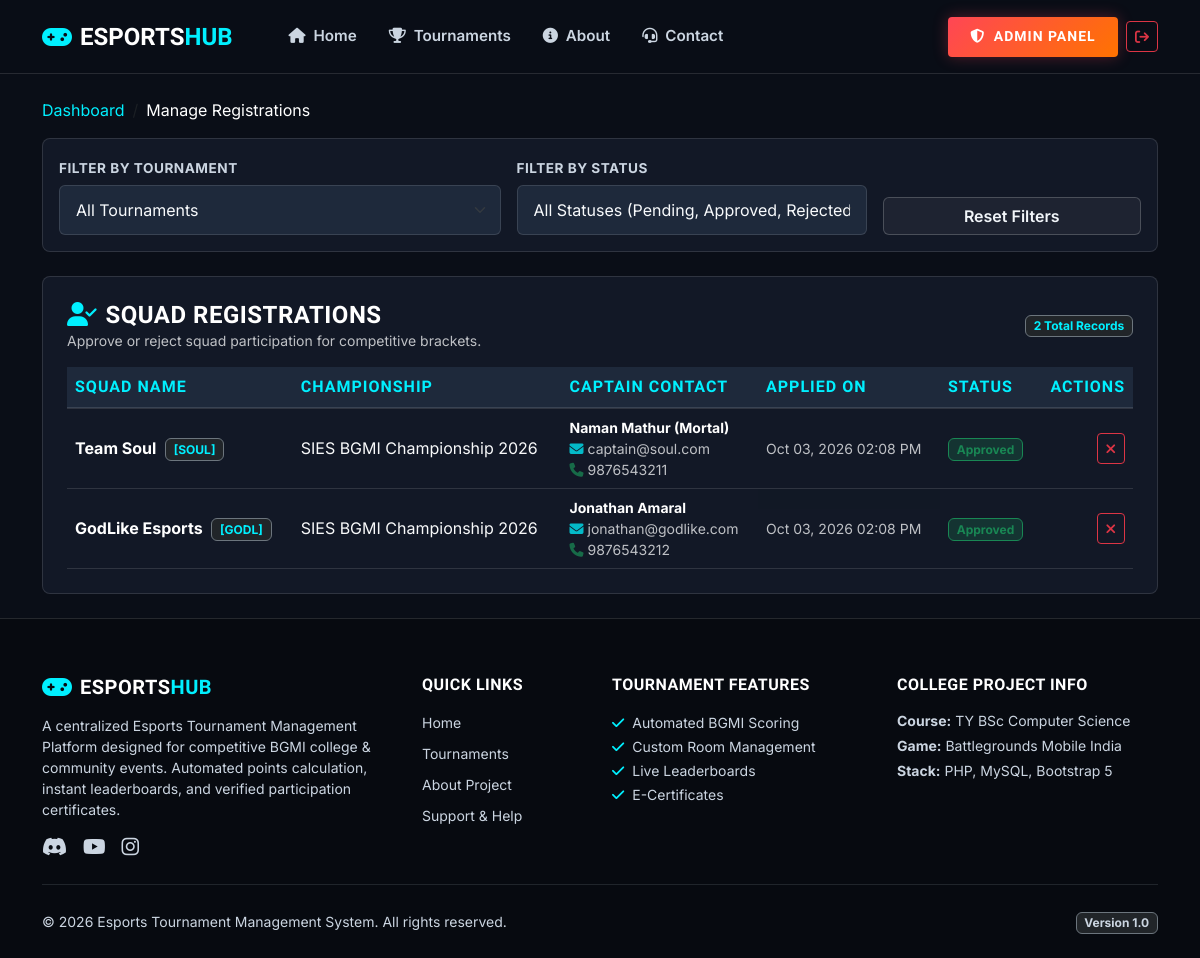
/admin/registrations.php (signed in), run on the app's committed database.
### tables this page shows
CREATE TABLE IF NOT EXISTS `tournament_registrations` (
    `id` INT AUTO_INCREMENT PRIMARY KEY,
    `tournament_id` INT NOT NULL,
    `team_id` INT NOT NULL,
    `status` ENUM('pending', 'approved', 'rejected') NOT NULL DEFAULT 'pending',
    `registered_at` TIMESTAMP DEFAULT CURRENT_TIMESTAMP,
    `approved_at` TIMESTAMP NULL DEFAULT NULL,
    CONSTRAINT `fk_reg_tournament` FOREIGN KEY (`tournament_id`) REFERENCES `tournaments` (`id`) ON DELETE CASCADE,
    CONSTRAINT `fk_reg_team` FOREIGN KEY (`team_id`) REFERENCES `teams` (`id`) ON DELETE CASCADE,
    UNIQUE KEY `unique_reg_team_tourney` (`tournament_id`, `team_id`)
);

CREATE TABLE IF NOT EXISTS `teams` (
    `id` INT AUTO_INCREMENT PRIMARY KEY,
    `team_name` VARCHAR(100) NOT NULL UNIQUE,
    `team_tag` VARCHAR(10) NOT NULL,
    `logo` VARCHAR(255) DEFAULT 'default_team.png',
    `captain_id` INT NOT NULL,
    `created_at` TIMESTAMP DEFAULT CURRENT_TIMESTAMP,
    CONSTRAINT `fk_teams_captain` FOREIGN KEY (`captain_id`) REFERENCES `users` (`id`) ON DELETE CASCADE
);

CREATE TABLE IF NOT EXISTS `tournaments` (
    `id` INT AUTO_INCREMENT PRIMARY KEY,
    `tournament_name` VARCHAR(150) NOT NULL,
    `game` VARCHAR(50) NOT NULL DEFAULT 'BGMI',
    `description` TEXT DEFAULT NULL,
    `tournament_type` ENUM('public', 'private') NOT NULL DEFAULT 'public',
    `access_code` VARCHAR(50) DEFAULT NULL,  
    `max_teams` INT NOT NULL DEFAULT 16,
    `registration_start` DATE NOT NULL,
    `registration_end` DATE NOT NULL,
    `tournament_date` DATE NOT NULL,
    `status` ENUM('upcoming', 'registration_open', 'registration_closed', 'ongoing', 'completed', 'cancelled') NOT NULL DEFAULT 'upcoming',
    `banner` VARCHAR(255) DEFAULT 'default_banner.jpg',
    `rules` TEXT DEFAULT NULL,
    `kill_points_rate` INT NOT NULL DEFAULT 1,  
    `created_by` INT NOT NULL,
    `created_at` TIMESTAMP DEFAULT CURRENT_TIMESTAMP,
    CONSTRAINT `fk_tournaments_admin` FOREIGN KEY (`created_by`) REFERENCES `users` (`id`) ON DELETE CASCADE
);

CREATE TABLE IF NOT EXISTS `users` (
    `id` INT AUTO_INCREMENT PRIMARY KEY,
    `name` VARCHAR(100) NOT NULL,
    `email` VARCHAR(150) NOT NULL UNIQUE,
    `password` VARCHAR(255) NOT NULL,
    `phone` VARCHAR(20) DEFAULT NULL,
    `role` ENUM('admin', 'player') NOT NULL DEFAULT 'player',
    `profile_image` VARCHAR(255) DEFAULT 'default_avatar.png',
    `created_at` TIMESTAMP DEFAULT CURRENT_TIMESTAMP
);

### admin/registrations.php (the view, shortened to what this page needs)
<?php
require_once "../config/database.php";
$sql = "
    SELECT tr.*, t.tournament_name, t.max_teams, tm.team_name, tm.team_tag, tm.id AS team_id, u.name AS captain_name, u.email AS captain_email, u.phone AS captain_phone
    FROM tournament_registrations tr
    JOIN tournaments t ON tr.tournament_id = t.id
    JOIN teams tm ON tr.team_id = tm.id
    JOIN users u ON tm.captain_id = u.id
    WHERE 1=1
";
$params = [];
$sql .= " ORDER BY (tr.status = 'pending') DESC, tr.registered_at DESC";
$stmt = $pdo->prepare($sql);
$stmt->execute($params);
$registrations = $stmt->fetchAll();
require_once "../includes/header.php";
require_once "../includes/navbar.php";
?>
<div class="container py-4">
    <nav aria-label="breadcrumb" class="mb-3">
        <ol class="breadcrumb">
            <li class="breadcrumb-item"><a href="dashboard.php" class="text-cyan text-decoration-none">Dashboard</a></li>
            <li class="breadcrumb-item text-white active">Manage Registrations</li>
        </ol>
    </nav>
    <div class="esports-card p-3 mb-4">
        <form action="registrations.php" method="GET" class="row g-3 align-items-end">
            <div class="col-md-5">
                <label class="form-label-custom">Filter by Tournament</label>
                <select name="tournament_id" class="form-select form-select-custom" onchange="this.form.submit()">
                    <option value="">All Tournaments</option>
                </select>
            </div>
            <div class="col-md-4">
                <label class="form-label-custom">Filter by Status</label>
                <select name="status" class="form-select form-select-custom" onchange="this.form.submit()">
                    <option value="">All Statuses (Pending, Approved, Rejected)</option>
                </select>
            </div>
            <div class="col-md-3">
                <a href="registrations.php" class="btn btn-outline-secondary w-100">Reset Filters</a>
            </div>
        </form>
    </div>
    <div class="esports-card">
        <div class="d-flex justify-content-between align-items-center mb-3">
            <div>
                <h4 class="text-white mb-0"><i class="fa-solid fa-user-check text-cyan me-2"></i>Squad Registrations</h4>
                <p class="text-light opacity-75 small mb-0">Approve or reject squad participation for competitive brackets.</p>
            </div>
            <span class="badge bg-dark border border-secondary text-cyan">
                <?php echo count($registrations); ?> Total Records
            </span>
        </div>
        <div class="table-responsive">
            <table class="table table-esports align-middle mb-0">
                <thead>
                    <tr>
                        <th>Squad Name</th>
                        <th>Championship</th>
                        <th>Captain Contact</th>
                        <th>Applied On</th>
                        <th>Status</th>
                        <th class="text-end">Actions</th>
                    </tr>
                </thead>
                <tbody>
                    <?php if (empty($registrations)): ?>
                        <tr>
                            <td colspan="6" class="text-center py-4 text-muted">No squad registrations found matching criteria.</td>
                        </tr>
                    <?php else: ?>
                        <?php foreach ($registrations as $r): ?>
                            <tr>
                                <td>
                                    <strong class="text-white"><?php echo htmlspecialchars($r['team_name']); ?></strong>
                                    <span class="badge bg-dark border border-secondary text-cyan small ms-1">[<?php echo htmlspecialchars($r['team_tag']); ?>]</span>
                                </td>
                                <td>
                                    <span class="text-light"><?php echo htmlspecialchars($r['tournament_name']); ?></span>
                                </td>
                                <td>
                                    <div class="text-white small fw-bold"><?php echo htmlspecialchars($r['captain_name']); ?></div>
                                    <div class="small text-light opacity-75"><i class="fa-solid fa-envelope me-1 text-cyan"></i><?php echo htmlspecialchars($r['captain_email']); ?></div>
                                    <?php if (!empty($r['captain_phone'])): ?>
                                        <div class="small text-light opacity-75"><i class="fa-solid fa-phone me-1 text-success"></i><?php echo htmlspecialchars($r['captain_phone']); ?></div>
                                    <?php endif; ?>
                                </td>
                                <td class="small text-light opacity-75">
                                    <?php echo date('M d, Y h:i A', strtotime($r['registered_at'])); ?>
                                </td>
                                <td>
                                    <?php if ($r['status'] === 'approved'): ?>
                                        <span class="badge bg-success bg-opacity-25 text-success border border-success">Approved</span>
                                    <?php elseif ($r['status'] === 'rejected'): ?>
                                        <span class="badge bg-danger bg-opacity-25 text-danger border border-danger">Rejected</span>
                                    <?php else: ?>
                                        <span class="badge bg-warning bg-opacity-25 text-warning border border-warning fw-bold">Pending Review</span>
                                    <?php endif; ?>
                                </td>
                                <td class="text-end">
                                    <?php if ($r['status'] === 'pending'): ?>
                                        <a href="registrations.php?action=approve&id=<?php echo $r['id']; ?>" class="btn btn-success btn-sm me-1" title="Approve Squad">
                                            <i class="fa-solid fa-check me-1"></i> Approve
                                        </a>
                                        <a href="registrations.php?action=reject&id=<?php echo $r['id']; ?>" class="btn btn-danger btn-sm" title="Reject Squad">
                                            <i class="fa-solid fa-xmark me-1"></i> Reject
                                        </a>
                                    <?php else: ?>
                                        <div class="btn-group btn-group-sm">
                                            <?php if ($r['status'] !== 'rejected'): ?>
                                                <a href="registrations.php?action=reject&id=<?php echo $r['id']; ?>" class="btn btn-outline-danger" title="Switch to Rejected">
                                                    <i class="fa-solid fa-xmark"></i>
                                                </a>
                                            <?php endif; ?>
                                        </div>
                                    <?php endif; ?>
                                </td>
                            </tr>
                        <?php endforeach; ?>
                    <?php endif; ?>
                </tbody>
            </table>
        </div>
    </div>
</div>
<?php require_once "../includes/footer.php"; ?>

### assets/css/style.css (style rules this page uses)
:root { --bg-dark: #0a0e17; --bg-card: #121826; --bg-card-hover: #1a2236; --bg-surface: #1e293b; --border-color: rgba(255, 255, 255, 0.12); --border-glow: rgba(0, 240, 255, 0.35); --primary-neon: #00f0ff; --secondary-neon: #ff4655; --accent-gold: #ffb800; --text-main: #f8fafc; --text-muted: #cbd5e1; --text-dim: #94a3b8; }
body { background-color: var(--bg-dark); color: var(--text-main); font-family: 'Inter', system-ui, -apple-system, sans-serif; min-height: 100vh; display: flex; flex-direction: column; overflow-x: hidden; }
.small, small { color: inherit; }
h1, h2, h3, h4, h5, h6, .brand-font { font-family: 'Rajdhani', sans-serif; font-weight: 700; letter-spacing: 0.5px; text-transform: uppercase; }
.text-cyan { color: var(--primary-neon) !important; }
.btn-outline-secondary { background: rgba(255, 255, 255, 0.05); border-color: rgba(255, 255, 255, 0.2); color: #f1f5f9 !important; font-weight: 600; transition: all 0.2s ease; }
.esports-card { background: var(--bg-card); border: 1px solid var(--border-color); border-radius: 8px; padding: 1.5rem; transition: all 0.3s cubic-bezier(0.4, 0, 0.2, 1); position: relative; overflow: hidden; }
.esports-card::before { content: ''; position: absolute; top: 0; left: 0; width: 3px; height: 100%; background: linear-gradient(to bottom, var(--primary-neon), transparent); opacity: 0; transition: opacity 0.3s ease; }
.form-control-custom, .form-select-custom { background-color: var(--bg-surface); border: 1px solid var(--border-color); color: var(--text-main); padding: 0.75rem 1rem; border-radius: 6px; }
.form-label-custom { font-weight: 700; color: #cbd5e1; font-size: 0.85rem; text-transform: uppercase; letter-spacing: 0.5px; margin-bottom: 0.4rem; }
.table-esports { --bs-table-bg: var(--bg-card); --bs-table-color: var(--text-main); border-color: var(--border-color); }
.table-esports th { background: var(--bg-surface); color: var(--primary-neon); font-family: 'Rajdhani', sans-serif; font-weight: 700; letter-spacing: 1px; text-transform: uppercase; border-bottom: 2px solid var(--border-color); }
.table-esports td { color: var(--text-main); }

### data on the page
tournament_registrations: team.team_name "Team Soul", team.team_tag "SOUL", tournament.tournament_name "SIES BGMI Championship 2026", users.name "Naman Mathur (Mortal)", users.email "captain@soul.com", users.phone "9876543211", registered_at "Oct 03, 2026 02:08 PM", status "Approved"
tournament_registrations: team.team_name "GodLike Esports", team.team_tag "GODL", tournament.tournament_name "SIES BGMI Championship 2026", users.name "Jonathan Amaral", users.email "jonathan@godlike.com", users.phone "9876543212", registered_at "Oct 03, 2026 02:08 PM", status "Approved"

### other printed values
count($registrations) "2"
